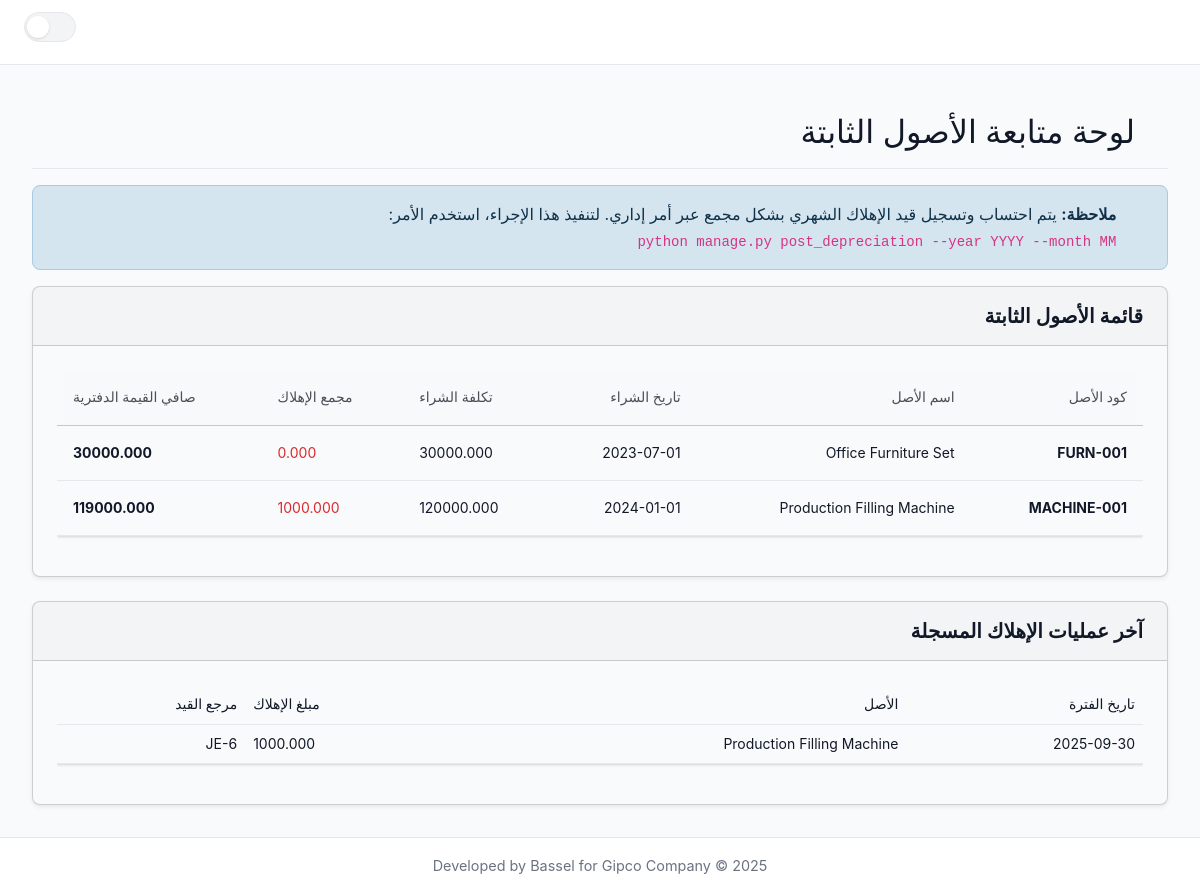
/financials/fixed_assets/, run on an earlier commit of the app's database.
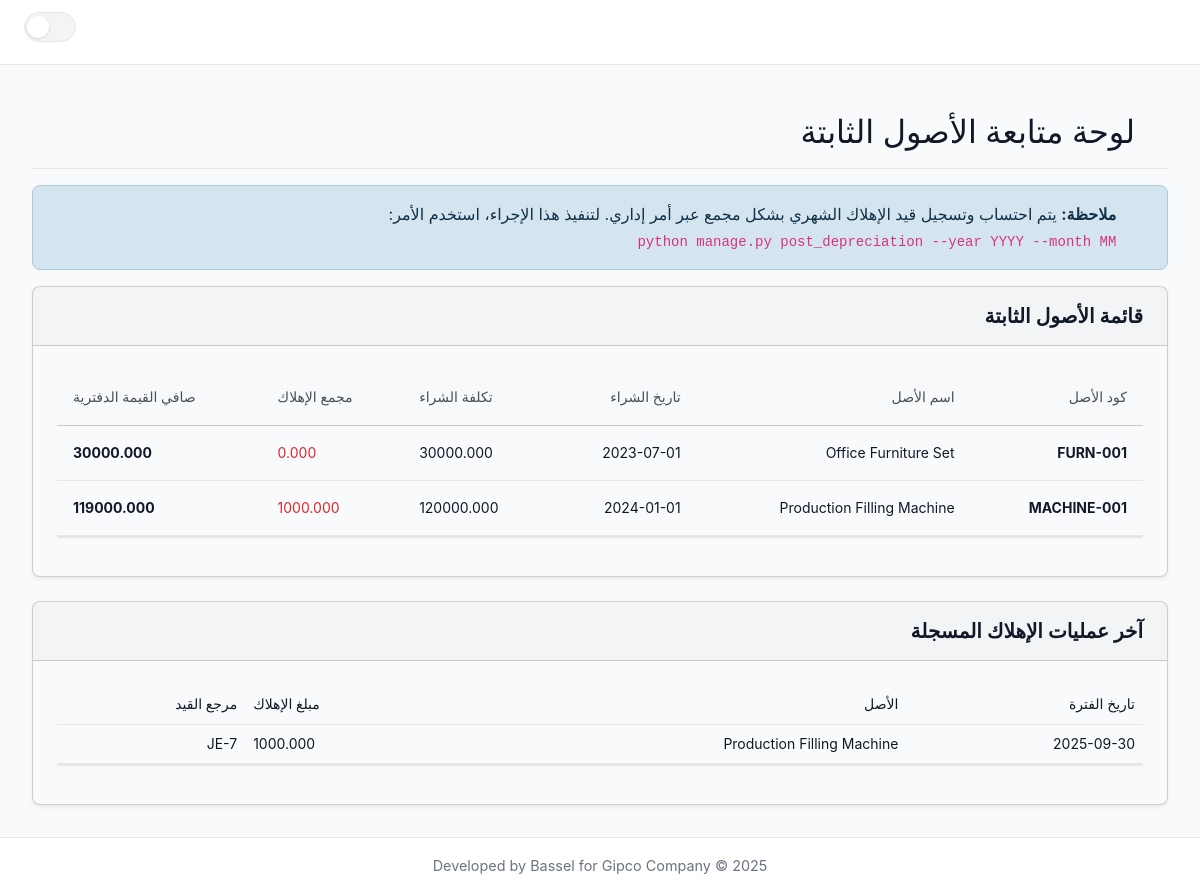
And on a later commit of the database.
### inventory/models/accounting_sub_ledger.py (models this page shows, shortened)
class DepreciationLog(models.Model):
    asset = models.ForeignKey(
        'FixedAsset', on_delete=models.CASCADE, related_name='depreciation_logs', verbose_name=_("Asset")
    )
    period_date = models.DateField(verbose_name=_("Period End Date"))
    amount = models.DecimalField(max_digits=14, decimal_places=3, verbose_name=_("Depreciation Amount"))
    journal_entry = models.ForeignKey(
        'JournalEntry', on_delete=models.SET_NULL, null=True, blank=True,
        related_name='depreciation_logs', verbose_name=_("Journal Entry")
    )
    class Meta:
        db_table = 'depreciation_logs'
        verbose_name = _("Depreciation Log")
        verbose_name_plural = _("Depreciation Logs")
        ordering = ['-period_date', 'asset']
        unique_together = ('asset', 'period_date') # Critical constraint

### inventory/models/accounting_core.py (models this page shows, shortened)
class JournalEntry(models.Model):
    class Status(models.TextChoices):
        DRAFT = 'draft', _('Draft')
        POSTED = 'posted', _('Posted')
    date = models.DateTimeField(verbose_name=_("Date"))
    description = models.CharField(max_length=255, verbose_name=_("Description"))
    notes = models.TextField(blank=True, null=True, verbose_name=_("Notes"))
    status = models.CharField(
        max_length=10, choices=Status.choices, default=Status.POSTED, verbose_name=_("Status")
    )
    content_type = models.ForeignKey(ContentType, on_delete=models.SET_NULL, null=True)
    object_id = models.PositiveIntegerField(null=True)
    source_object = GenericForeignKey('content_type', 'object_id')
    class Meta:
        db_table = 'journal_entries'
        verbose_name_plural = _("Journal Entries")
        ordering = ['-date']

### inventory/models/inventory_management.py (models this page shows, shortened)
class FixedAsset(models.Model):
    class AssetStatus(models.TextChoices):
        IN_SERVICE = 'in_service', _("In Service")
        UNDER_CONSTRUCTION = 'under_construction', _("Under Construction")
        IDLE = 'idle', _("Idle")
        SOLD = 'sold', _("Sold")
        RETIRED = 'retired', _("Retired")
    asset_tag = models.CharField(max_length=100, unique=True, verbose_name=_("Asset Tag / Barcode"))
    name = models.CharField(max_length=255, verbose_name=_("Asset Name"))
    description = models.TextField(blank=True, null=True, verbose_name=_("Description"))
    gl_account = models.ForeignKey(
        'Account', # Use a string here
        on_delete=models.PROTECT,
        limit_choices_to={'code__startswith': '101'},
        related_name='fixed_assets',
        verbose_name=_("GL Control Account")
    )
    depreciation_expense_account = models.ForeignKey(
        'Account', # Use a string here
        on_delete=models.PROTECT,
        limit_choices_to={'account_type': 'expense'}, # The value should also be a string
        related_name='+',
        verbose_name=_("Depreciation Expense Account")
    )
    accumulated_depreciation_account = models.ForeignKey(
        'Account', # Use a string here
        on_delete=models.PROTECT,
        limit_choices_to={'code__startswith': '20205'},
        related_name='+',
        verbose_name=_("Accumulated Depreciation Account")
    )
    purchase_date = models.DateField(verbose_name=_("Purchase Date"))
    purchase_cost = models.DecimalField(max_digits=14, decimal_places=3, verbose_name=_("Original Purchase Cost"))
    depreciation_start_date = models.DateField(verbose_name=_("Depreciation Start Date"))
    useful_life_years = models.PositiveIntegerField(verbose_name=_("Useful Life (Years)"))
    salvage_value = models.DecimalField(
        max_digits=14, decimal_places=3, default=Decimal('0.000'), verbose_name=_("Salvage Value")
    )
    serial_number = models.CharField(max_length=255, blank=True, null=True, verbose_name=_("Serial Number"))
    location = models.CharField(max_length=255, blank=True, null=True, verbose_name=_("Location"))
    status = models.CharField(
        max_length=20,
        choices=AssetStatus.choices,
        default=AssetStatus.IN_SERVICE,
        verbose_name=_("Status")
    )
    class Meta:
        db_table = 'fixed_assets'
        verbose_name = _("Fixed Asset")
        verbose_name_plural = _("Fixed Assets")
        ordering = ['asset_tag']
    @property
    def accumulated_depreciation(self):
        return self.depreciation_logs.aggregate(total=Sum('amount'))['total'] or Decimal('0.000')
    @property
    def net_book_value(self):
        return self.purchase_cost - self.accumulated_depreciation

### inventory/views/financials.py (the view)
# urls.py: path('financials/fixed_assets/', financials.fixed_assets_dashboard, name='fixed_assets_dashboard'),
def fixed_assets_dashboard(request: HttpRequest) -> HttpResponse:
    assets = FixedAsset.objects.all()
    logs = DepreciationLog.objects.select_related('asset', 'journal_entry').all()[:20]
    context = {
        'active_page': 'financials',
        'sub_page': 'assets',
        'assets': assets,
        'depreciation_logs': logs,
    }
    if 'X-Partial-Request' in request.headers:
        return render(request, 'inventory/partials/fixed_assets_dashboard_content.html', context)
    return render(request, 'inventory/fixed_assets_dashboard.html', context)

### inventory/templates/inventory/fixed_assets_dashboard.html
{% extends "inventory/layout.html" %}
{% block content %}
<div id="fixedAssetsContent">
    {% include "inventory/partials/fixed_assets_dashboard_content.html" %}
</div>
{% endblock %}

### inventory/templates/inventory/partials/fixed_assets_dashboard_content.html
<div class="d-flex justify-content-between flex-wrap flex-md-nowrap align-items-center pt-3 pb-2 mb-3 border-bottom">
  <h1 class="h2"><i class="bi bi-building-gear me-2"></i>لوحة متابعة الأصول الثابتة</h1>
</div>
<div class="alert alert-info d-flex align-items-center" role="alert">
  <i class="bi bi-info-circle-fill me-3 fs-4"></i>
  <div>
    <strong>ملاحظة:</strong> يتم احتساب وتسجيل قيد الإهلاك الشهري بشكل مجمع عبر أمر إداري. لتنفيذ هذا الإجراء، استخدم الأمر: <br>
    <code class="user-select-all">python manage.py post_depreciation --year YYYY --month MM</code>
  </div>
</div>
<div class="card shadow-sm mb-4">
    <div class="card-header"><h5 class="mb-0">قائمة الأصول الثابتة</h5></div>
    <div class="card-body">
        <div class="table-responsive">
            <table class="table table-hover align-middle">
                <thead class="table-light">
                    <tr>
                        <th>كود الأصل</th>
                        <th>اسم الأصل</th>
                        <th>تاريخ الشراء</th>
                        <th class="text-end">تكلفة الشراء</th>
                        <th class="text-end">مجمع الإهلاك</th>
                        <th class="text-end">صافي القيمة الدفترية</th>
                    </tr>
                </thead>
                <tbody>
                    {% for asset in assets %}
                    <tr>
                        <td class="fw-bold">{{ asset.asset_tag }}</td>
                        <td>{{ asset.name }}</td>
                        <td>{{ asset.purchase_date|date:"Y-m-d" }}</td>
                        <td class="text-end">{{ asset.purchase_cost|floatformat:3 }}</td>
                        <td class="text-end text-danger">{{ asset.accumulated_depreciation|floatformat:3 }}</td>
                        <td class="text-end fw-bold">{{ asset.net_book_value|floatformat:3 }}</td>
                    </tr>
                    {% empty %}
                    <tr><td colspan="6" class="text-center py-4">لا توجد أصول ثابتة مسجلة.</td></tr>
                    {% endfor %}
                </tbody>
            </table>
        </div>
    </div>
</div>
<div class="card shadow-sm">
    <div class="card-header"><h5 class="mb-0">آخر عمليات الإهلاك المسجلة</h5></div>
    <div class="card-body">
         <div class="table-responsive">
            <table class="table table-sm">
                <thead>
                    <tr>
                        <th>تاريخ الفترة</th>
                        <th>الأصل</th>
                        <th class="text-end">مبلغ الإهلاك</th>
                        <th>مرجع القيد</th>
                    </tr>
                </thead>
                <tbody>
                    {% for log in depreciation_logs %}
                    <tr>
                        <td>{{ log.period_date|date:"Y-m-d" }}</td>
                        <td>{{ log.asset.name }}</td>
                        <td class="text-end">{{ log.amount|floatformat:3 }}</td>
                        <td>JE-{{ log.journal_entry.id|default:"N/A" }}</td>
                    </tr>
                    {% empty %}
                    <tr><td colspan="4" class="text-center text-muted">لم يتم تسجيل أي عمليات إهلاك.</td></tr>
                    {% endfor %}
                </tbody>
            </table>
        </div>
    </div>
</div>

What changed in the data, as far as the page shows it:
changed DepreciationLog "Production Filling Machine": journal_entry.id "6" → "7"
